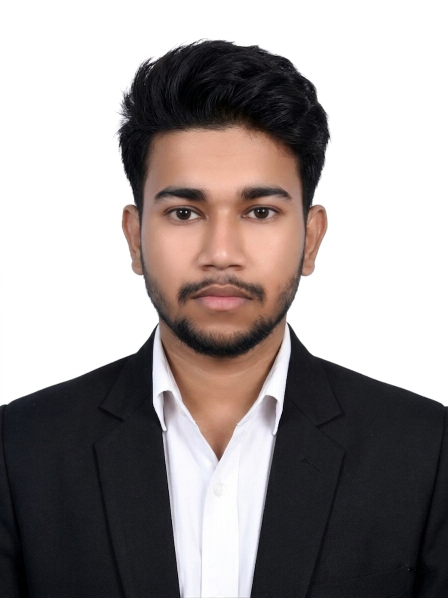
#> input picture data/IMG_20260326_211847.png, 896 x 1195 px (shown at 1/2 size)
$ python make_tushar_ascii_svg.py
#> lines starting #> are read from the running program, lines starting #| are printed output that depends on the picture
"""
Convert IMG_20260326_211847.png into a clean, monochrome ASCII-art SVG animated terminal.
"""
import cv2
import html
import os
import sys
from PIL import Image, ImageEnhance, ImageFilter

HERE = os.path.dirname(os.path.abspath(__file__))
SRC = sys.argv[1] if len(sys.argv) > 1 else os.path.join(HERE, "..", "IMG_20260326_211847.png")
OUT = sys.argv[2] if len(sys.argv) > 2 else os.path.join(HERE, "..", "tushar-ascii.svg")

COLS = 100
ROWS = 53
CELL_W = 8
CELL_H = 15
RAMP = " .`:-=+*cs#%@"

CONTRAST = 1.15
BRIGHTNESS = 1.05
GAMMA = 1.15
WHITE_FLOOR = 0.82

PAD = 20
TITLEBAR_H = 30
STATUS_H = 30
ART_W = COLS * CELL_W
ART_H = ROWS * CELL_H
CANVAS_W = ART_W + PAD * 2
CANVAS_H = TITLEBAR_H + ART_H + STATUS_H + PAD

BG = "#0d1117"
BG2 = "#111722"
FRAME = "#30363d"
TITLE_TEXT = "#7d8590"
INK = "#c9d1d9"
CURSOR = "#c9d1d9"

ROW_DUR = 0.11
STAGGER = 0.11

# 1. Process image with OpenCV CLAHE + PIL
img_cv = cv2.imread(SRC)
#> img_cv is the input picture: shape (1195, 896, 3); mean B, G, R 150.2, 150.7, 157.5
if img_cv is None:
    raise FileNotFoundError(f"Cannot load image from {SRC}")

gray = cv2.cvtColor(img_cv, cv2.COLOR_BGR2GRAY)
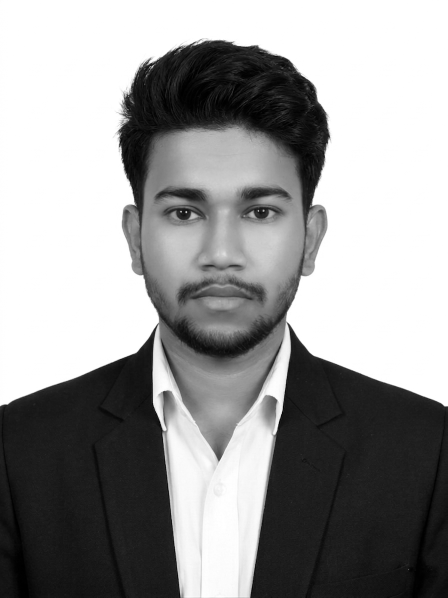
#> gray: shape (1195, 896) (shown at 1/2 size); min 0, max 255, mean 152.7
clahe = cv2.createCLAHE(clipLimit=2.5, tileGridSize=(8, 8))
gray_clahe = clahe.apply(gray)
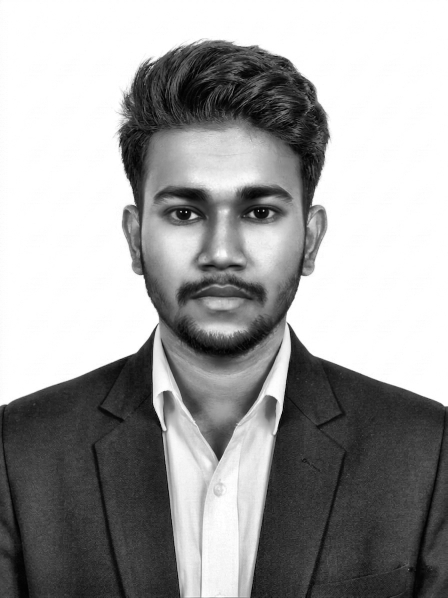
#> gray_clahe: shape (1195, 896) (shown at 1/2 size); min 1, max 255, mean 160.2

pil_img = Image.fromarray(gray_clahe)
pil_img = ImageEnhance.Contrast(pil_img).enhance(CONTRAST)
pil_img = ImageEnhance.Brightness(pil_img).enhance(BRIGHTNESS)
pil_img = pil_img.resize((COLS, ROWS), Image.LANCZOS)
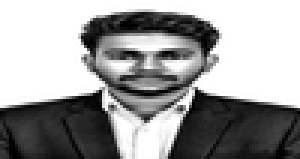
#> pil_img: PIL image 100x53 L (shown 3 times larger); min 0, max 255, mean 156.1
px = pil_img.load()

rows_txt = []
for y in range(ROWS):
    chars = []
    for x in range(COLS):
        lum = px[x, y] / 255.0
        lum = pow(lum, GAMMA)
        if lum >= WHITE_FLOOR:
            chars.append(" ")
        else:
            idx = int((1.0 - lum) * (len(RAMP) - 1) + 0.5)
            idx = max(0, min(len(RAMP) - 1, idx))
            chars.append(RAMP[idx])
    rows_txt.append("".join(chars))
#> after the loop, rows_txt = 53 items

art_top = TITLEBAR_H + PAD * 0.35

# 2. Assemble animated SVG
parts = []
parts.append(
    f'<svg xmlns="http://www.w3.org/2000/svg" width="{CANVAS_W}" height="{CANVAS_H}" '
    f'viewBox="0 0 {CANVAS_W} {CANVAS_H}" font-family="ui-monospace, SFMono-Regular, '
    f'Menlo, Consolas, monospace">'
)
parts.append(
    '<defs>'
    f'<linearGradient id="bg" x1="0" y1="0" x2="0" y2="1">'
    f'<stop offset="0" stop-color="{BG2}"/><stop offset="1" stop-color="{BG}"/>'
    '</linearGradient></defs>'
)

parts.append(f'<rect width="{CANVAS_W}" height="{CANVAS_H}" rx="12" fill="url(#bg)"/>')
parts.append(
    f'<rect x="0.5" y="0.5" width="{CANVAS_W-1}" height="{CANVAS_H-1}" rx="12" '
    f'fill="none" stroke="{FRAME}" stroke-width="1"/>'
)

parts.append(f'<line x1="0" y1="{TITLEBAR_H}" x2="{CANVAS_W}" y2="{TITLEBAR_H}" stroke="{FRAME}"/>')
for i, dotcol in enumerate(["#ff5f56", "#ffbd2e", "#27c93f"]):
    parts.append(f'<circle cx="{PAD + i*16}" cy="{TITLEBAR_H/2:.1f}" r="5" fill="{dotcol}"/>')
parts.append(
    f'<text x="{CANVAS_W/2:.1f}" y="{TITLEBAR_H/2 + 4:.1f}" fill="{TITLE_TEXT}" font-size="12" '
    f'text-anchor="middle">tushar@github: ~$ ./portrait.sh</text>'
)

font_size = CELL_H * 0.86
for ry, line in enumerate(rows_txt):
    y = art_top + ry * CELL_H + CELL_H * 0.74
    row_y = art_top + ry * CELL_H
    delay = ry * STAGGER
    safe = html.escape(line)
    text = (
        f'<text xml:space="preserve" x="{PAD}" y="{y:.1f}" fill="{INK}" '
        f'font-size="{font_size:.1f}" textLength="{ART_W}" lengthAdjust="spacing">{safe}</text>'
    )

    parts.append(
        f'<clipPath id="r{ry}"><rect x="{PAD}" y="{row_y:.1f}" height="{CELL_H}" width="0">'
        f'<animate attributeName="width" from="0" to="{ART_W}" begin="{delay:.3f}s" '
        f'dur="{ROW_DUR:.2f}s" fill="freeze"/></rect></clipPath>'
    )
    parts.append(f'<g clip-path="url(#r{ry})">{text}</g>')
    parts.append(
        f'<rect y="{row_y+1:.1f}" width="{CELL_W}" height="{CELL_H-2}" fill="{CURSOR}" opacity="0">'
        f'<animate attributeName="x" from="{PAD}" to="{PAD+ART_W}" begin="{delay:.3f}s" '
        f'dur="{ROW_DUR:.2f}s" fill="freeze"/>'
        f'<set attributeName="opacity" to="0.85" begin="{delay:.3f}s"/>'
        f'<set attributeName="opacity" to="0" begin="{delay+ROW_DUR:.3f}s"/></rect>'
    )
#> this loop made 53 passes
#> (y, row_y, delay) on passes 1 to 12: (48.1, 37, 0), (63.1, 52, 0.11), (78.1, 67, 0.22), (93.1, 82, 0.33), (108.1, 97, 0.44), (123.1, 112, 0.55), (138.1, 127, 0.66), (153.1, 142, 0.77), (168.1, 157, 0.88), (183.1, 172, 0.99), (198.1, 187, 1.1), (213.1, 202, 1.21)
#> after the loop, parts = 168 items

# status bar
status_line_y = TITLEBAR_H + ART_H + PAD * 0.35
status_y = status_line_y + 19
parts.append(f'<line x1="0" y1="{status_line_y:.1f}" x2="{CANVAS_W}" y2="{status_line_y:.1f}" stroke="{FRAME}"/>')
parts.append(
    f'<text x="{PAD}" y="{status_y:.1f}" fill="{TITLE_TEXT}" font-size="13">'
    f'tushar@github:~$ whoami <tspan fill="{INK}">Tushar Kashyap</tspan></text>'
)
parts.append(
    f'<rect x="{PAD+220}" y="{status_y-12:.1f}" width="8" height="14" fill="{INK}">'
    f'<animate attributeName="opacity" values="1;1;0;0" keyTimes="0;0.5;0.51;1" '
    f'dur="1s" repeatCount="indefinite"/></rect>'
)

parts.append("</svg>")
svg = "".join(parts)
with open(OUT, "w", encoding="utf-8") as f:
    f.write(svg)
print(f"Successfully generated {OUT} ({len(svg)} bytes; {CANVAS_W}x{CANVAS_H})")
#| Successfully generated data/scripts/../tushar-ascii.svg (37805 bytes; 840x875)
